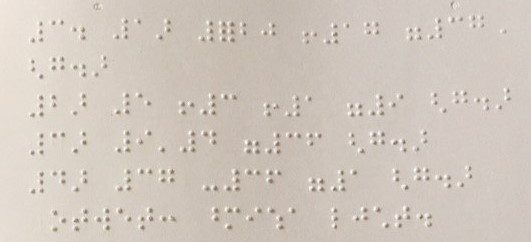
#> input picture Artificial Intelligence for Beginners/04 Computer Vision/data/braille.jpeg, 531 x 242 px
$ jupyter execute --allow-errors OpenCV.ipynb
#> lines starting #> are read from the running program, lines starting #| are printed output that depends on the picture; after the words box and inside, x2 and y2 are one past the last pixel; in counts of white or black regions, pixels touching at a corner belong together; long printed decimals are rounded
## Computer Vision and OpenCV

[cell 1]
import cv2
import matplotlib.pyplot as plt
import numpy as np

def display_images(l,titles=None,fontsize=12):
    n=len(l)
    fig,ax = plt.subplots(1,n)
    for i,im in enumerate(l):
        ax[i].imshow(im)
        ax[i].axis('off')
        if titles is not None:
            ax[i].set_title(titles[i],fontsize=fontsize)
    fig.set_size_inches(fig.get_size_inches()*n)
    plt.tight_layout()
    plt.show()

### Braille Image Processing

#### Loading Images

[cell 2]
im = cv2.imread('data/braille.jpeg')
#> im is the input picture: shape (242, 531, 3); mean B, G, R 189.8, 199.2, 208.9
print(im.shape)
#| (242, 531, 3)
plt.imshow(im)

#### convert it to black and white

[cell 3]
bw_im = cv2.cvtColor(im,cv2.COLOR_BGR2GRAY)
print(bw_im.shape)
#| (242, 531)
plt.imshow(bw_im)

#### use thresholding to enhance the image a little bit

[cell 4]
im = cv2.blur(bw_im,(3,3))
#> im: shape (242, 531)
im = cv2.adaptiveThreshold(im, 255, cv2.ADAPTIVE_THRESH_MEAN_C,
                           cv2.THRESH_BINARY_INV, 5, 4)
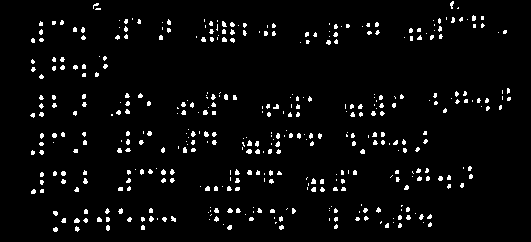
#> im: shape (242, 531); 4% white; 414 white regions (372 under 20 px), largest, box (x1, y1, x2, y2) and area: (246, 149, 252, 154) 23, (74, 218, 80, 223) 23, (204, 131, 209, 137) 22
im = cv2.medianBlur(im, 3)
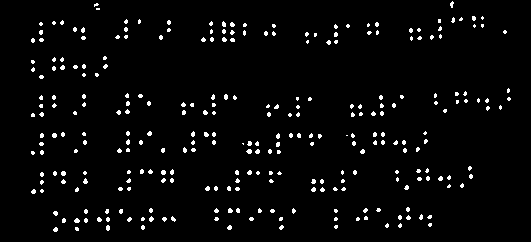
#> im: shape (242, 531); 3.3% white in thin lines or dots, all inside (x1, y1, x2, y2) = (31, 1, 511, 232)
_,im = cv2.threshold(im, 0, 255, cv2.THRESH_OTSU)
im = cv2.GaussianBlur(im, (3,3), 0)
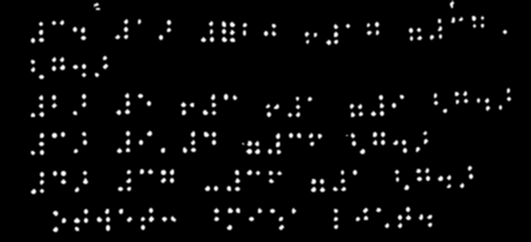
#> im: shape (242, 531); min 0, max 255, mean 8.3
_,im = cv2.threshold(im, 0, 255, cv2.THRESH_OTSU)
plt.imshow(im)

#### using feature extraction to "extract" individual dots (i.e. convert the images to a set of coordinates of individual dots)

[cell 5]
orb = cv2.ORB_create(5000)
f,d = orb.detectAndCompute(im,None)
#> f = 533 keypoints; strongest (x, y, size): (298, 114, 37.2), (249, 151, 44.6), (53, 134, 44.6), (204, 112, 44.6)
print(f"First 5 points: { [f[i].pt for i in range(5)]}")
#| First 5 points: [(307.200, 40.800), (297.600, 114.000), (423.600, 133.200), (242.400, 144.0), (103.680, 57.600)]

#### plot all points to make sure we got things right

[cell 6]
def plot_dots(dots):
    img = np.zeros((250,500))
    for x in dots:
        cv2.circle(img,(int(x[0]),int(x[1])),3,(255,0,0))
    plt.imshow(img)

pts = [x.pt for x in f]
#> pts = 533 pairs, first value 53.28 to 478.1, second value 40.8 to 190.1
plot_dots(pts)
#> the loop in plot_dots, `for x in dots:` made 533 passes
#> x on passes 1 to 3: (307.2, 40.8), (297.6, 114), (423.6, 133.2)
#> after the loop in plot_dots, `for x in dots:`:
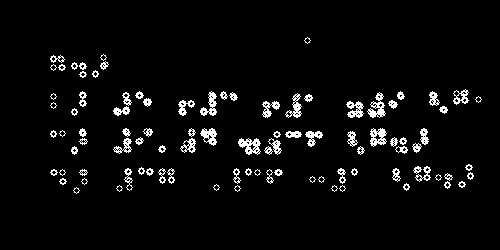
#> img: shape (250, 500) float64; 4.2% white in thin lines or dots, all inside (x1, y1, x2, y2) = (50, 37, 482, 194)

#### compute min and max coordinates to know the bounding box of the whole text to separate individual characters

[cell 7]
min_x, min_y, max_x, max_y = [int(f([z[i] for z in pts])) for f in (min,max) for i in (0,1)]
#> min_x = 53; min_y = 40; max_x = 478; max_y = 190
min_y+=13
#> min_y = 53
plt.imshow(im[min_y:max_y,min_x:max_x])
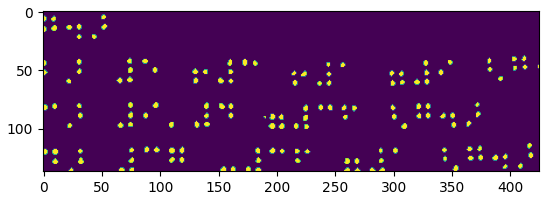
#> figure drawn by matplotlib, 1 panel

[cell 8]
off = 5
src_pts = np.array([(min_x-off,min_y-off),(min_x-off,max_y+off),
                    (max_x+off,min_y-off),(max_x+off,max_y+off)])
#> src_pts = [[48, 48], [48, 195], [483, 48], [483, 195]]
w = int(max_x-min_x+off*2)
#> w = 435
h = int(max_y-min_y+off*2)
#> h = 147
dst_pts = np.array([(0,0),(0,h),(w,0),(w,h)])
#> dst_pts = [[0, 0], [0, 147], [435, 0], [435, 147]]
ho,m = cv2.findHomography(src_pts,dst_pts)
#> ho = [[1, 0, -48], [0, 1, -48], [0, 0, 1]]; m = [1, 1, 1, 1]
trim = cv2.warpPerspective(im,ho,(w,h))
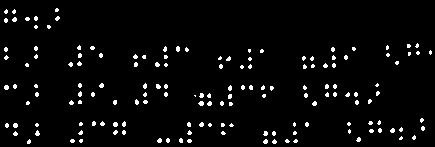
#> trim: shape (147, 435); 3.6% white in thin lines or dots
plt.imshow(trim)

#### slice the image into individual characters

[cell 9]
char_h = 36
char_w = 24
def slice(img):
    dy,dx = img.shape
    y = 0
    while y+char_h<dy:
        x=0
        while x+char_w<dx:
            # Skip empty lines
            if np.max(img[y:y+char_h,x:x+char_w])>0:
                yield img[y:y+char_h,x:x+char_w]
            x+=char_w
        y+=char_h

sliced = list(slice(trim))
#> sliced = 50 items

# display the first 10 characters
display_images(sliced[:10],titles=[f"Char {i}" for i in range(10)],fontsize=8)
#> in display_images, `n=len(l)`: n = 10
#> the loop in display_images, `for i,im in enumerate(l):` made 10 passes
#> in display_images, `plt.show()`:
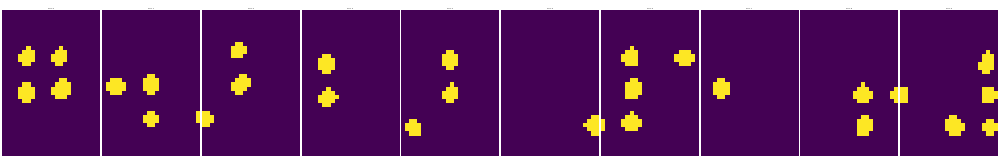
#> figure drawn by matplotlib, 10 panels

#> (the rest of this cell did not finish here and is left out)

#> the loop in display_images (call 2), `for i,im in enumerate(l):` made 50 passes

### Motion Detection using Frame Difference

#### Load the video

[cell 10]
vid = cv2.VideoCapture('data/motionvideo.mp4')

c = 0
frames = []
while vid.isOpened():
    ret, frame = vid.read()
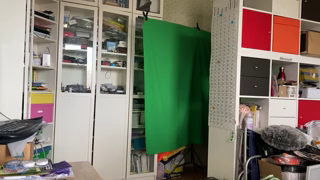
#> input picture frame 87 of Artificial Intelligence for Beginners/04 Computer Vision/data/motionvideo.mp4, 320 x 180 px
#> frame is the input picture: shape (180, 320, 3); mean B, G, R 109, 124.2, 127.3
    if not ret:
        break
    frames.append(frame)
    c+=1
vid.release()
print(f"Total frames: {c}")
display_images(frames[::150])
